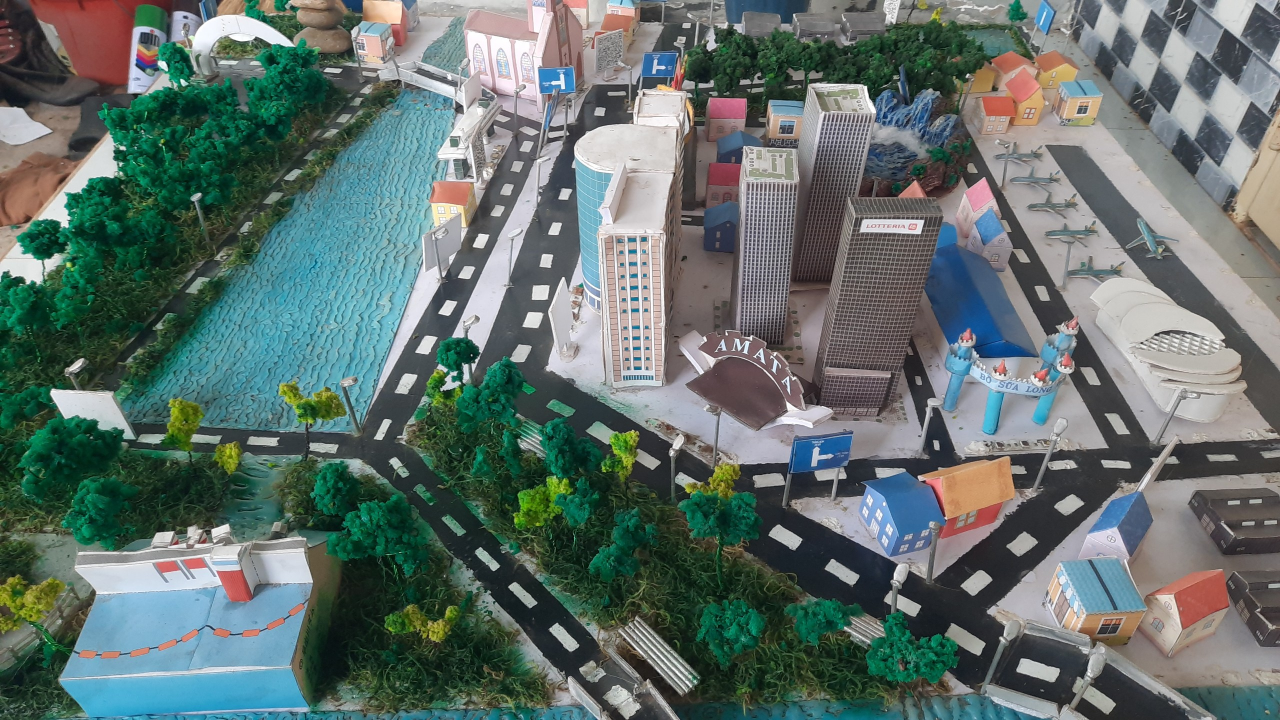
#> input picture assets/img/projects_Img/DN.jpg, 2560 x 1440 px, given as the content of the folder D:/temp, which was not available (shown at 1/2 size)
$ python img.py
#> lines starting #> are read from the running program, lines starting #| are printed output that depends on the picture
from PIL import Image
import os

# Đường dẫn thư mục gốc và thư mục chuyển đổi
input_dir = r"D:\temp"  # Thư mục gốc
output_dir = r"D:\temp\projects_Img"  # Thư mục chuyển đổi

# Tạo thư mục output nếu chưa có
if not os.path.exists(output_dir):
    os.makedirs(output_dir)

# Duyệt qua tất cả các file trong thư mục gốc
for filename in os.listdir(input_dir):
    # Chỉ làm việc với các file ảnh (có đuôi .jpg, .jpeg, .png)
    if filename.lower().endswith(('jpg', 'jpeg', 'png')):
        input_path = os.path.join(input_dir, filename)
        output_path = os.path.join(output_dir, filename)

        try:
            # Mở ảnh
            with Image.open(input_path) as img:
                # Resize ảnh
#> img is the input picture: PIL image 2560x1440 RGB; mean R, G, B 97, 112, 108.1
                img_resized = img.resize((900, 600))
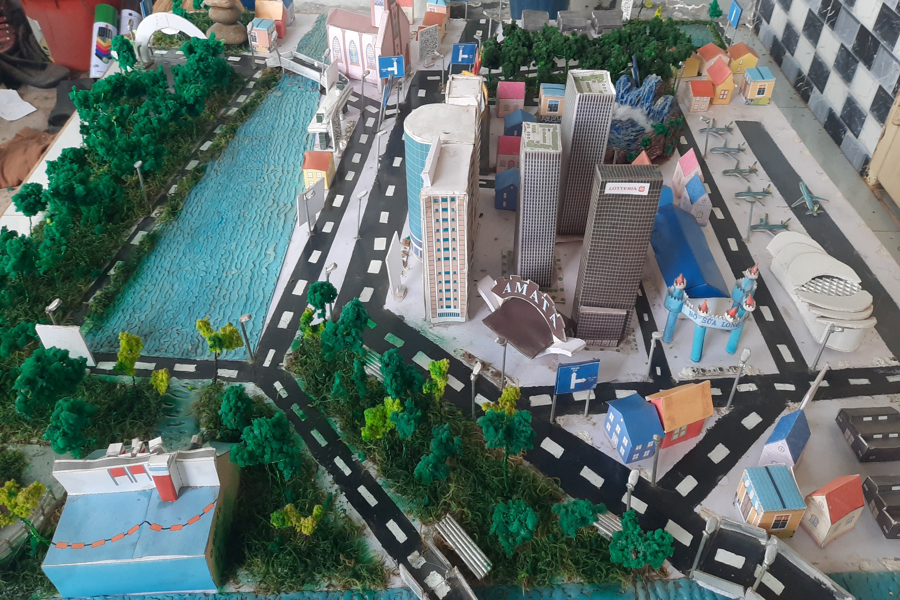
#> img_resized: PIL image 900x600 RGB; mean R, G, B 97, 112, 108.1

                # Lưu ảnh đã thay đổi kích thước vào thư mục đích
                img_resized.save(output_path)
                print(f"Đã chuyển đổi ảnh: {filename}")
        except Exception as e:
            print(f"Không thể xử lý ảnh {filename}: {e}")

$ run again, on assets/img/projects_Img/VinUni.JPG
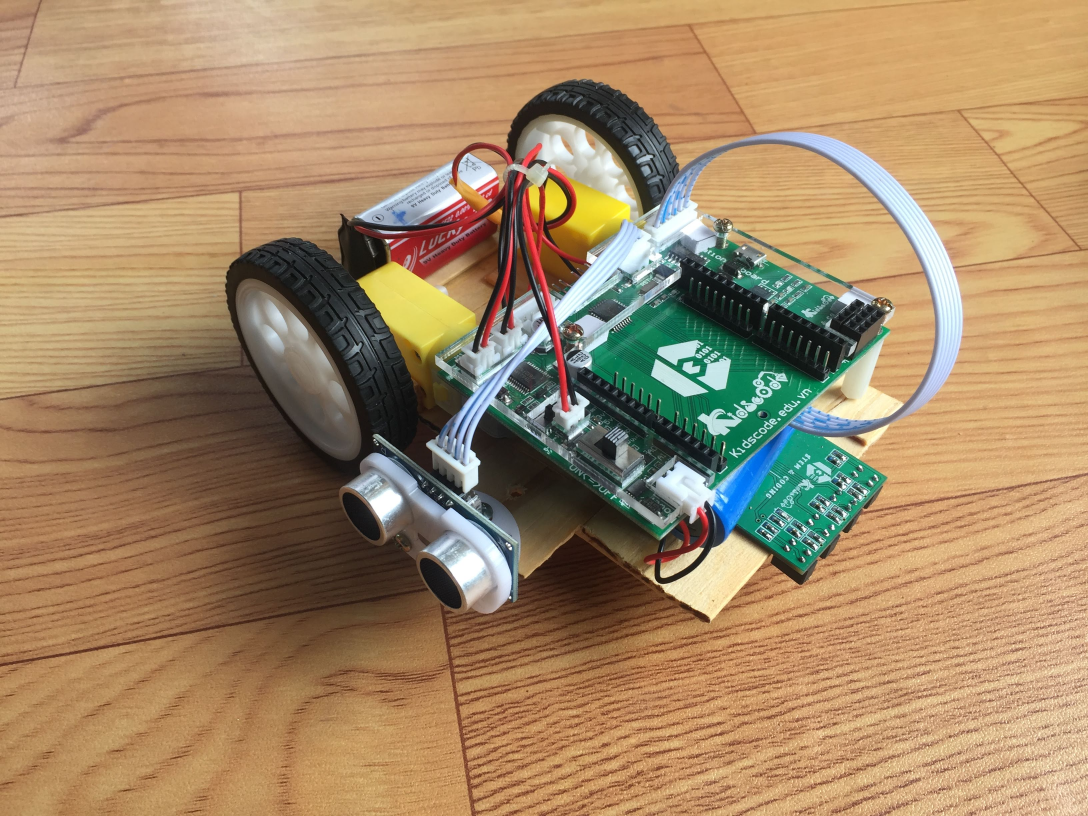
#> input picture assets/img/projects_Img/VinUni.JPG, 3264 x 2448 px, given as the content of the folder D:/temp, which was not available (shown at 1/3 size)
#> img is the input picture: PIL image 3264x2448 RGB; mean R, G, B 163.9, 136.5, 102.8
#> `img_resized = img.resize((900, 600))`:
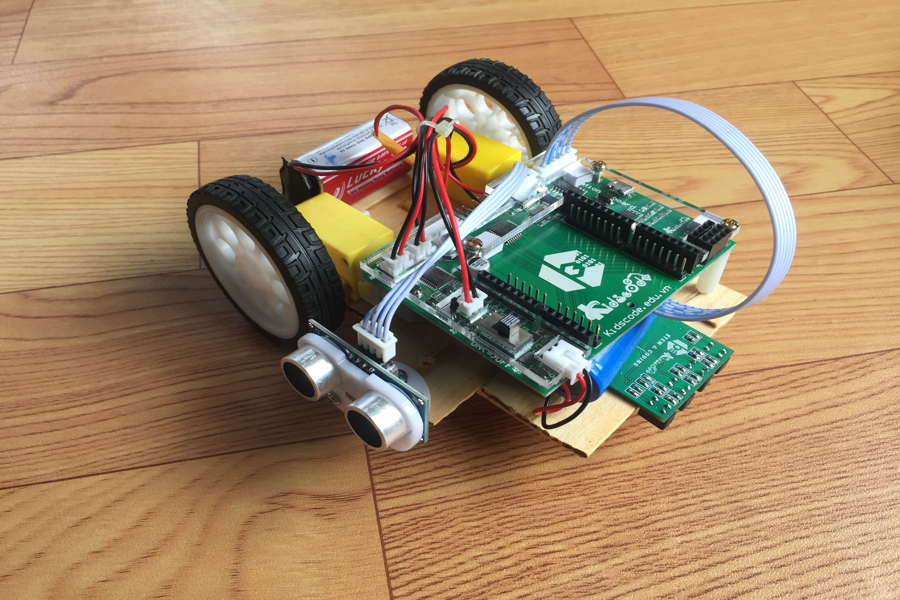
#> img_resized: PIL image 900x600 RGB; mean R, G, B 163.9, 136.5, 102.8

$ run again, on assets/img/projects_Img/animal.jpg
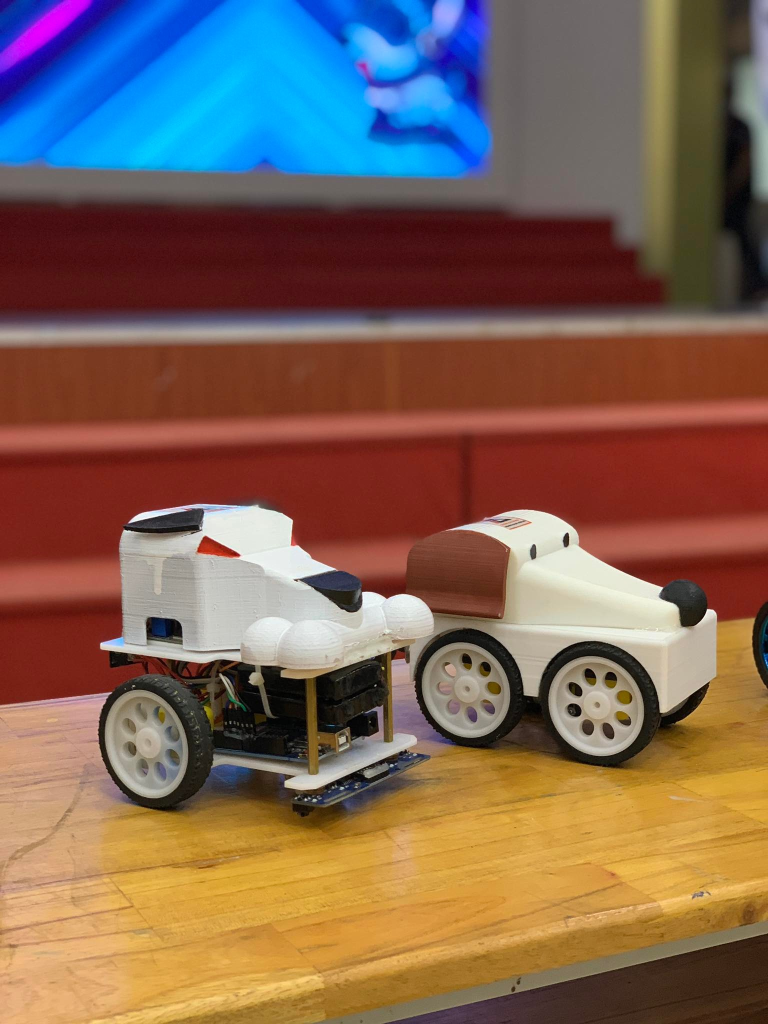
#> input picture assets/img/projects_Img/animal.jpg, 1536 x 2048 px, given as the content of the folder D:/temp, which was not available (shown at 1/2 size)
#> img is the input picture: PIL image 1536x2048 RGB; mean R, G, B 125.4, 99.3, 85.7
#> `img_resized = img.resize((900, 600))`:
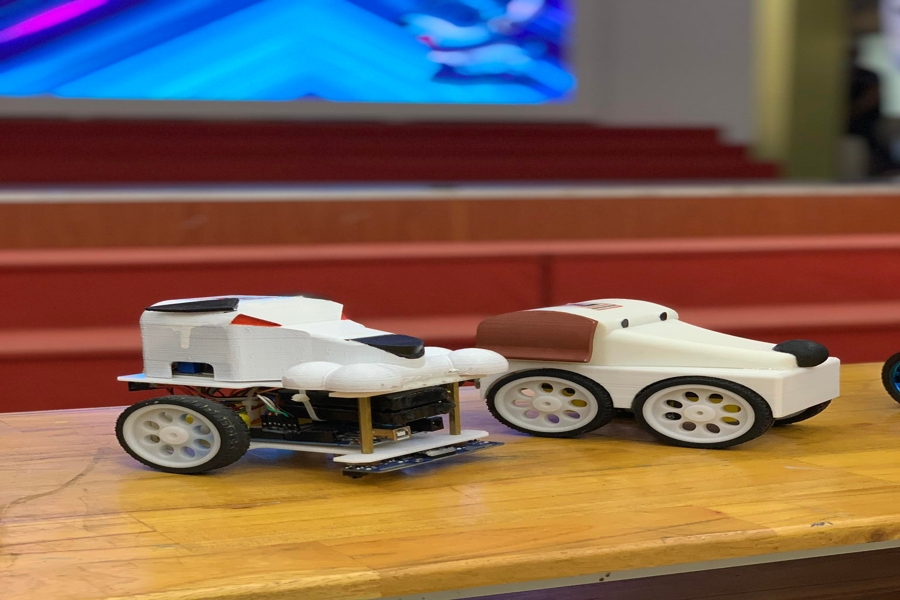
#> img_resized: PIL image 900x600 RGB; mean R, G, B 125.4, 99.3, 85.7

$ run again, on assets/img/projects_Img/animal_pts.jpg
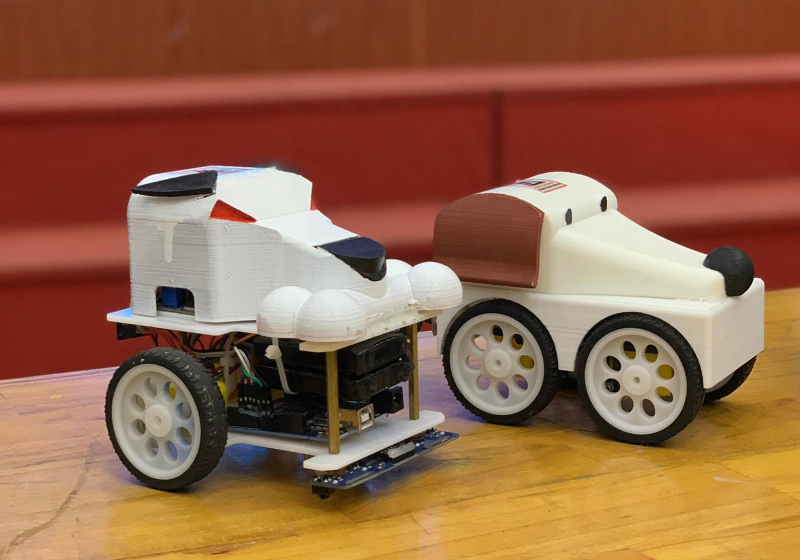
#> input picture assets/img/projects_Img/animal_pts.jpg, 2400 x 1680 px, given as the content of the folder D:/temp, which was not available (shown at 1/3 size)
#> img is the input picture: PIL image 2400x1680 RGB; mean R, G, B 146.6, 98.7, 71.3
#> `img_resized = img.resize((900, 600))`:
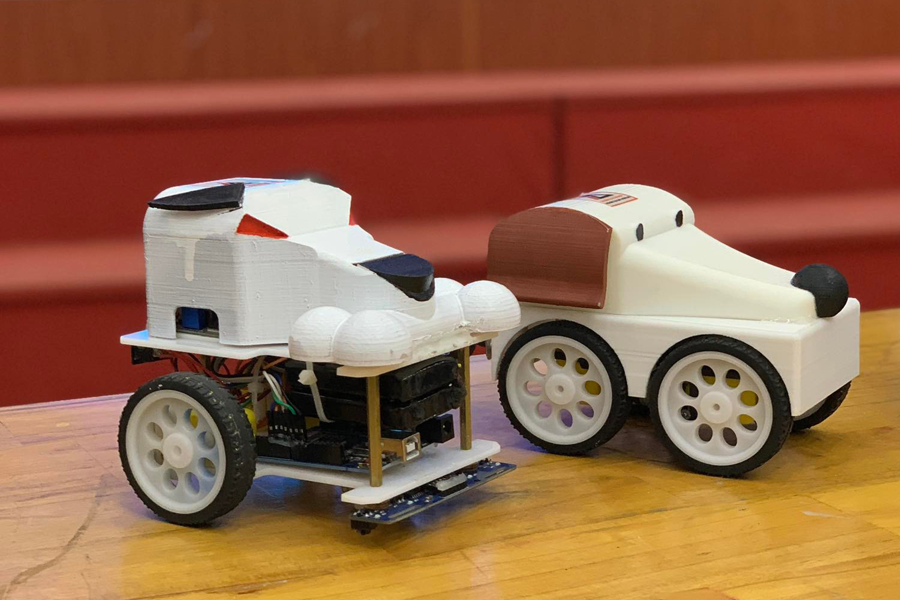
#> img_resized: PIL image 900x600 RGB; mean R, G, B 146.6, 98.7, 71.3
